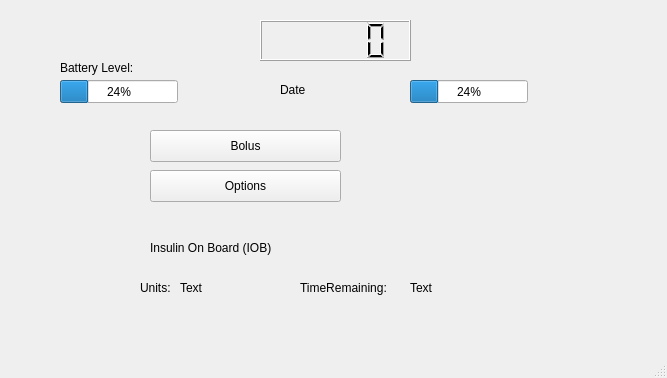
<?xml version="1.0" encoding="UTF-8"?>
<ui version="4.0">
 <class>MainWindow</class>
 <widget class="QMainWindow" name="MainWindow">
  <property name="geometry">
   <rect>
    <x>0</x>
    <y>0</y>
    <width>667</width>
    <height>378</height>
   </rect>
  </property>
  <property name="windowTitle">
   <string>MainWindow</string>
  </property>
  <widget class="QWidget" name="centralwidget">
   <widget class="QProgressBar" name="Battery">
    <property name="geometry">
     <rect>
      <x>60</x>
      <y>80</y>
      <width>118</width>
      <height>23</height>
     </rect>
    </property>
    <property name="value">
     <number>24</number>
    </property>
   </widget>
   <widget class="QStackedWidget" name="Pages">
    <property name="geometry">
     <rect>
      <x>130</x>
      <y>110</y>
      <width>401</width>
      <height>251</height>
     </rect>
    </property>
    <property name="currentIndex">
     <number>0</number>
    </property>
    <widget class="QWidget" name="HomeScreen">
     <widget class="QPushButton" name="BolusOption">
      <property name="geometry">
       <rect>
        <x>20</x>
        <y>20</y>
        <width>191</width>
        <height>32</height>
       </rect>
      </property>
      <property name="text">
       <string>Bolus</string>
      </property>
     </widget>
     <widget class="QPushButton" name="OptionsButton">
      <property name="geometry">
       <rect>
        <x>20</x>
        <y>60</y>
        <width>191</width>
        <height>32</height>
       </rect>
      </property>
      <property name="text">
       <string>Options</string>
      </property>
     </widget>
     <widget class="QLabel" name="InsulinOnBoardLabel">
      <property name="geometry">
       <rect>
        <x>20</x>
        <y>130</y>
        <width>141</width>
        <height>16</height>
       </rect>
      </property>
      <property name="text">
       <string>Insulin On Board (IOB)</string>
      </property>
     </widget>
     <widget class="QLabel" name="UnitsLabel">
      <property name="geometry">
       <rect>
        <x>10</x>
        <y>170</y>
        <width>58</width>
        <height>16</height>
       </rect>
      </property>
      <property name="text">
       <string>Units:</string>
      </property>
     </widget>
     <widget class="QLabel" name="UnitsValue">
      <property name="geometry">
       <rect>
        <x>50</x>
        <y>170</y>
        <width>58</width>
        <height>16</height>
       </rect>
      </property>
      <property name="text">
       <string>Text</string>
      </property>
     </widget>
     <widget class="QLabel" name="TimeRemainingLabel">
      <property name="geometry">
       <rect>
        <x>170</x>
        <y>170</y>
        <width>101</width>
        <height>16</height>
       </rect>
      </property>
      <property name="text">
       <string>TimeRemaining:</string>
      </property>
     </widget>
     <widget class="QLabel" name="TimeRemainingValue">
      <property name="geometry">
       <rect>
        <x>280</x>
        <y>170</y>
        <width>58</width>
        <height>16</height>
       </rect>
      </property>
      <property name="text">
       <string>Text</string>
      </property>
     </widget>
    </widget>
    <widget class="QWidget" name="BolusScreen">
     <widget class="QLCDNumber" name="UnitsLCD">
      <property name="geometry">
       <rect>
        <x>160</x>
        <y>10</y>
        <width>101</width>
        <height>31</height>
       </rect>
      </property>
     </widget>
     <widget class="QLabel" name="label">
      <property name="geometry">
       <rect>
        <x>180</x>
        <y>50</y>
        <width>58</width>
        <height>16</height>
       </rect>
      </property>
      <property name="text">
       <string>Units</string>
      </property>
     </widget>
     <widget class="QLabel" name="CarbsBox">
      <property name="geometry">
       <rect>
        <x>40</x>
        <y>70</y>
        <width>81</width>
        <height>21</height>
       </rect>
      </property>
      <property name="text">
       <string>CARBS</string>
      </property>
     </widget>
     <widget class="QLabel" name="GlucoseLabel">
      <property name="geometry">
       <rect>
        <x>270</x>
        <y>70</y>
        <width>71</width>
        <height>16</height>
       </rect>
      </property>
      <property name="text">
       <string>GLUCOSE</string>
      </property>
     </widget>
     <widget class="QSpinBox" name="CarbsSpinBox">
      <property name="geometry">
       <rect>
        <x>40</x>
        <y>100</y>
        <width>91</width>
        <height>51</height>
       </rect>
      </property>
     </widget>
     <widget class="QSpinBox" name="GlucoseSpinBox">
      <property name="geometry">
       <rect>
        <x>260</x>
        <y>100</y>
        <width>91</width>
        <height>51</height>
       </rect>
      </property>
     </widget>
     <widget class="QPushButton" name="ViewCalculationButton">
      <property name="geometry">
       <rect>
        <x>120</x>
        <y>180</y>
        <width>161</width>
        <height>32</height>
       </rect>
      </property>
      <property name="text">
       <string>View Calculation</string>
      </property>
     </widget>
     <widget class="QPushButton" name="BolusBackButton">
      <property name="geometry">
       <rect>
        <x>10</x>
        <y>10</y>
        <width>100</width>
        <height>32</height>
       </rect>
      </property>
      <property name="text">
       <string>&lt;-</string>
      </property>
     </widget>
     <widget class="QPushButton" name="ConfirmButton">
      <property name="geometry">
       <rect>
        <x>300</x>
        <y>10</y>
        <width>100</width>
        <height>32</height>
       </rect>
      </property>
      <property name="text">
       <string>Confirm</string>
      </property>
     </widget>
    </widget>
    <widget class="QWidget" name="OptionScreen">
     <widget class="QWidget" name="verticalLayoutWidget">
      <property name="geometry">
       <rect>
        <x>10</x>
        <y>20</y>
        <width>171</width>
        <height>211</height>
       </rect>
      </property>
      <layout class="QVBoxLayout" name="verticalLayout">
       <item>
        <widget class="QPushButton" name="pushButton_2">
         <property name="text">
          <string>History</string>
         </property>
        </widget>
       </item>
       <item>
        <widget class="QPushButton" name="StopInsulinButton">
         <property name="text">
          <string>STOP INSULIN</string>
         </property>
        </widget>
       </item>
       <item>
        <widget class="QPushButton" name="LoadButton">
         <property name="text">
          <string>Load</string>
         </property>
        </widget>
       </item>
       <item>
        <widget class="QPushButton" name="TempRateButton">
         <property name="text">
          <string>Temp Rate</string>
         </property>
        </widget>
       </item>
       <item>
        <widget class="QPushButton" name="PersonalProfilesButton">
         <property name="text">
          <string>Personal Profiles</string>
         </property>
        </widget>
       </item>
       <item>
        <widget class="QPushButton" name="pushButton">
         <property name="text">
          <string>Pump Settings</string>
         </property>
        </widget>
       </item>
      </layout>
     </widget>
    </widget>
    <widget class="QWidget" name="PersonalProfileScreen">
     <widget class="QWidget" name="verticalLayoutWidget_2">
      <property name="geometry">
       <rect>
        <x>10</x>
        <y>20</y>
        <width>160</width>
        <height>171</height>
       </rect>
      </property>
      <layout class="QVBoxLayout" name="verticalLayout_2">
       <item>
        <widget class="QPushButton" name="pushButton_3">
         <property name="text">
          <string>Weekday</string>
         </property>
        </widget>
       </item>
      </layout>
     </widget>
    </widget>
   </widget>
   <widget class="QLCDNumber" name="Time">
    <property name="geometry">
     <rect>
      <x>260</x>
      <y>20</y>
      <width>151</width>
      <height>41</height>
     </rect>
    </property>
   </widget>
   <widget class="QProgressBar" name="BolusLevel">
    <property name="geometry">
     <rect>
      <x>410</x>
      <y>80</y>
      <width>118</width>
      <height>23</height>
     </rect>
    </property>
    <property name="value">
     <number>24</number>
    </property>
   </widget>
   <widget class="QLabel" name="Date">
    <property name="geometry">
     <rect>
      <x>280</x>
      <y>80</y>
      <width>111</width>
      <height>20</height>
     </rect>
    </property>
    <property name="text">
     <string>Date</string>
    </property>
   </widget>
   <widget class="QLabel" name="AmPmLabel">
    <property name="geometry">
     <rect>
      <x>420</x>
      <y>30</y>
      <width>81</width>
      <height>31</height>
     </rect>
    </property>
    <property name="text">
     <string/>
    </property>
   </widget>
   <widget class="QLabel" name="BatteryPercentLabel">
    <property name="geometry">
     <rect>
      <x>190</x>
      <y>80</y>
      <width>58</width>
      <height>16</height>
     </rect>
    </property>
    <property name="text">
     <string/>
    </property>
   </widget>
   <widget class="QLabel" name="label_2">
    <property name="geometry">
     <rect>
      <x>60</x>
      <y>60</y>
      <width>91</width>
      <height>16</height>
     </rect>
    </property>
    <property name="text">
     <string>Battery Level:</string>
    </property>
   </widget>
  </widget>
  <widget class="QMenuBar" name="menubar">
   <property name="geometry">
    <rect>
     <x>0</x>
     <y>0</y>
     <width>667</width>
     <height>24</height>
    </rect>
   </property>
  </widget>
  <widget class="QStatusBar" name="statusbar"/>
 </widget>
 <resources/>
 <connections/>
</ui>
